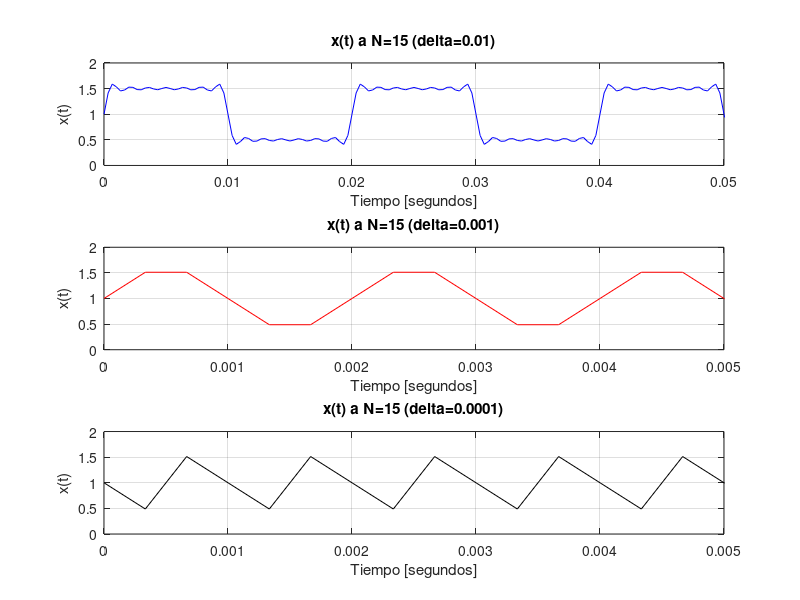

This figure's MATLAB source:
%%Definiendo variables
clc;
delta=.01;%definiendo ancho de pulso
delta1=.001;
delta2=.0001;
T0=2*delta;%definiendo duracion del pulso
T01=2*delta1;
T02=2*delta2;
a0=(1/T0)*delta;%componente de directa
n=1:1:29; %definiendo valores de n
an=(1./(pi*n)).*sin((2*pi.*n)*(delta/T0));
bn=(1./(pi*n)).*(1.-cos((2*pi.*n)*(delta/T0)));
fm=3000;
t=0:1/fm:0.3;

%%Obteniendo valores de An, thetan, an, bn
An=((sqrt(2))./(pi.*n)).*(sqrt(1.-cos((2*pi.*n)*(delta/T0))));%vector de An
thetan=atan2(bn,an);%vector de theta sub n
n=[0,n];
An=[a0,An];
thetan=[0,thetan];

x=a0;
x1=a0;
x2=a0;
for i=1:15
    x=An(i)*cos(2*pi*n(i)*(1/T0)*t-thetan(i))+x;
    x1=An(i)*cos(2*pi*n(i)*(1/T01)*t-thetan(i))+x1;
    x2=An(i)*cos(2*pi*n(i)*(1/T02)*t-thetan(i))+x2;
end


%% Se definien subplots y donde estara situado cada uno en la ventana 
subplot(3,1,1);
plot(t,x, 'b');
title('x(t) a N=15 (delta=0.01)');
xlabel('Tiempo [segundos]');
ylabel('x(t)');
axis([0 0.05 0 2]);
grid;

%% 
subplot(3,1,2);
plot(t,x1, 'red');
title('x(t) a N=15 (delta=0.001)');
xlabel('Tiempo [segundos]');
ylabel('x(t)');
axis([0 0.005 0 2]);
grid;

%%
subplot(3,1,3);
plot(t,x2, 'black');
title('x(t) a N=15 (delta=0.0001)');
xlabel('Tiempo [segundos]');
ylabel('x(t)');
axis([0 0.005 0 2]);
grid;